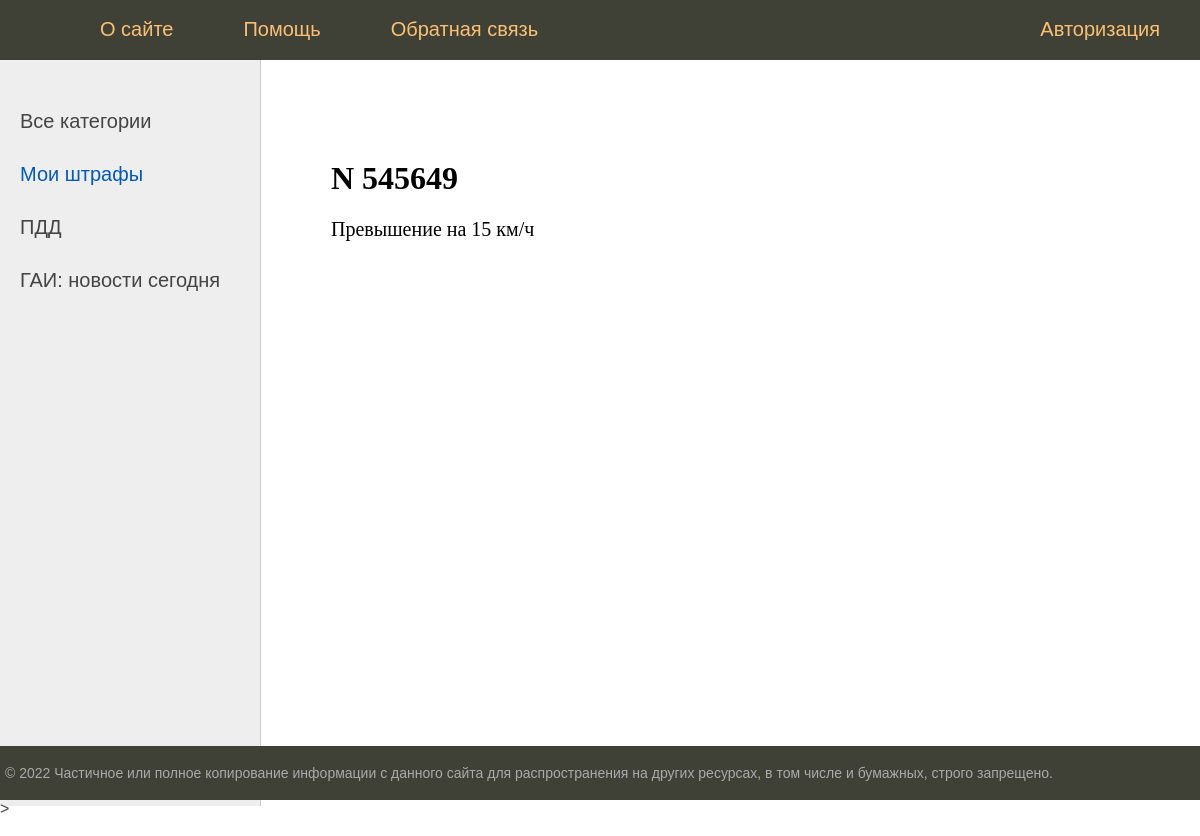
Screenshot of /post/n-545649/ with the database file from the repository.
### myfines/models.py (models this page shows, shortened)
class Category(models.Model):
    name = models.CharField(max_length=100, db_index=True)
    slug = models.SlugField(max_length=255, unique=True, db_index=True, verbose_name="URL")
    def get_absolute_url(self):
        return reverse('category', kwargs={'cat_id': self.pk})
    class Meta:
        verbose_name = 'Категория'
        verbose_name_plural = 'Категории'
        ordering = ['id']

class Fines(models.Model):
    title = models.CharField(max_length=255)
    slug = models.SlugField(max_length=255, unique=True, db_index=True, verbose_name="URL")
    content = models.TextField(blank=True)
    time_create = models.DateTimeField(auto_now_add=True)
    is_published = models.BooleanField(default=True)
    cat = models.ForeignKey('Category', on_delete=models.PROTECT )
    class Meta:
        verbose_name = 'BelDrive'
        verbose_name_plural = 'BelDrive'
        ordering = ['time_create', 'title']

### myfines/views.py (the view)
# urls.py: path('post/<slug:post_slug>/', show_post, name='post'),
def show_post(request, post_slug):
    post = get_object_or_404(Fines, slug=post_slug)
    context = {
        'post': post,
        'menu': menu,
        'title': post.title,
        'cat_selected': post.cat_id,
    }
    return render(request, 'myfines/post.html', context=context)

### myfines/templatetags/myfines_tags.py (called while the page is built)
@register.inclusion_tag('myfines/list_categories.html')
def show_categories(sort=None, cat_selected=0):
    if not sort:
        cats = Category.objects.all()
    else:
        cats = Category.objects.order_by(sort)
    return {"cats": cats, "cat_selected": cat_selected}

### templates/myfines/post.html (shortened to what this page needs)
{% extends 'myfines/base.html' %}
{% block content %}
    <h1>{{post.title}}</h1>
{{post.content|linebreaks}}
{% endblock %}

### templates/myfines/list_categories.html
{% for c in cats %}
         {% if c.pk == cat_selected %}
                   <li class="selected">{{c.name}}</li>
         {% else %}
                   <li><a href="{{ c.get_absolute_url }}">{{c.name}}</a></li>
         {% endif %}
{% endfor %}

### myfines/static/myfines/css/styles.css (style rules this page uses)
html, body { font-family: 'Arial'; margin: 0; padding: 0; height: 100%; width: 100%; color: #444; }
a { color: #0059b2; text-decoration: none; }
.left-chapters ul li { margin: 30px 0 0 0; color: #999; }
.left-chapters ul li.selected { color: #0059b2; }
.left-chapters ul li a { color: #444; text-decoration: none; }
.content-text h1 { font-size: 32px; }

### rows the page displays
Category: name "Мои штрафы"
Category: name "ПДД"
Category: name "ГАИ: новости сегодня"
Fines: title "N 545649", content "Превышение на 15 км/ч"

### other values shown
{{ m.title }} "О сайте" "Помощь" "Обратная связь"
{{ m.title }} "Авторизация"
